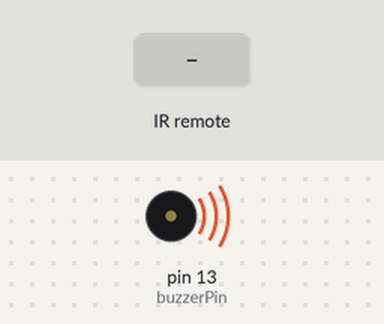
Recording of a sketch running on a simulated Arduino Uno, built with avr-gcc and run on an emulated ATmega328P. On the bench: buzzer (waves = sounding, pin HIGH). The inputs (shaded band) are chosen by the test bench. What the sketch prints to the serial monitor is not drawn.

Above: at 1.2 s.
1.3 s: infrared code 0x38 received
At 2.7 s:
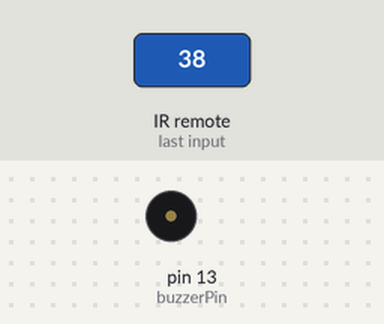
Timing chart, 0 to 4.3 s (numbered marks = the images above; inputs shaded):
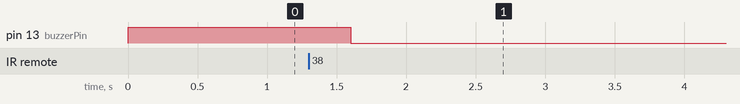

Measured:
- after the input at 1.3 s, pin 13 (buzzerPin): HIGH → LOW after 0.30 s

The sketch:

lesson9_02.ino
```cpp
#include <IRremote.hpp>

const int irReceiverPin = 3;  //受信モジュールのSIGはpin3
const int buzzerPin = 13;     //13ピンをブザーに接続します

#define IR_OK 0x38            //「OK」ボタンのIRコード

int lastCommand = 0;          //さいごに押されたボタンをおぼえておく

void setup()
{
  pinMode(buzzerPin,OUTPUT);//ブザーピンを出力として設定します
  digitalWrite(buzzerPin,HIGH);
  Serial.begin(9600);
  //ブザーと同じ13ピンを光らせないように、LEDの合図はオフにする
  IrReceiver.begin(irReceiverPin, DISABLE_LED_FEEDBACK); // ir受信機モジュールを有効にする
}

void loop()
{
  if (IrReceiver.decode()) //赤外線を受け取ったら
  {
    lastCommand = IrReceiver.decodedIRData.command; //押されたボタンをおぼえる
    Serial.print("IRコード: 0x");
    Serial.println(lastCommand, HEX); //値を16進数で出力します
    IrReceiver.resume(); // Receive the next value
  }

  if(lastCommand == IR_OK)//「OK」ボタンを押すと、受信モジュールは0x38を受信します
  {
    digitalWrite(buzzerPin,LOW);//ブザーのビープ音（低音）
  }
  else
  {
    digitalWrite(buzzerPin,HIGH);//stop beep
  }
    delay(400); //delay 400ms
}
```
